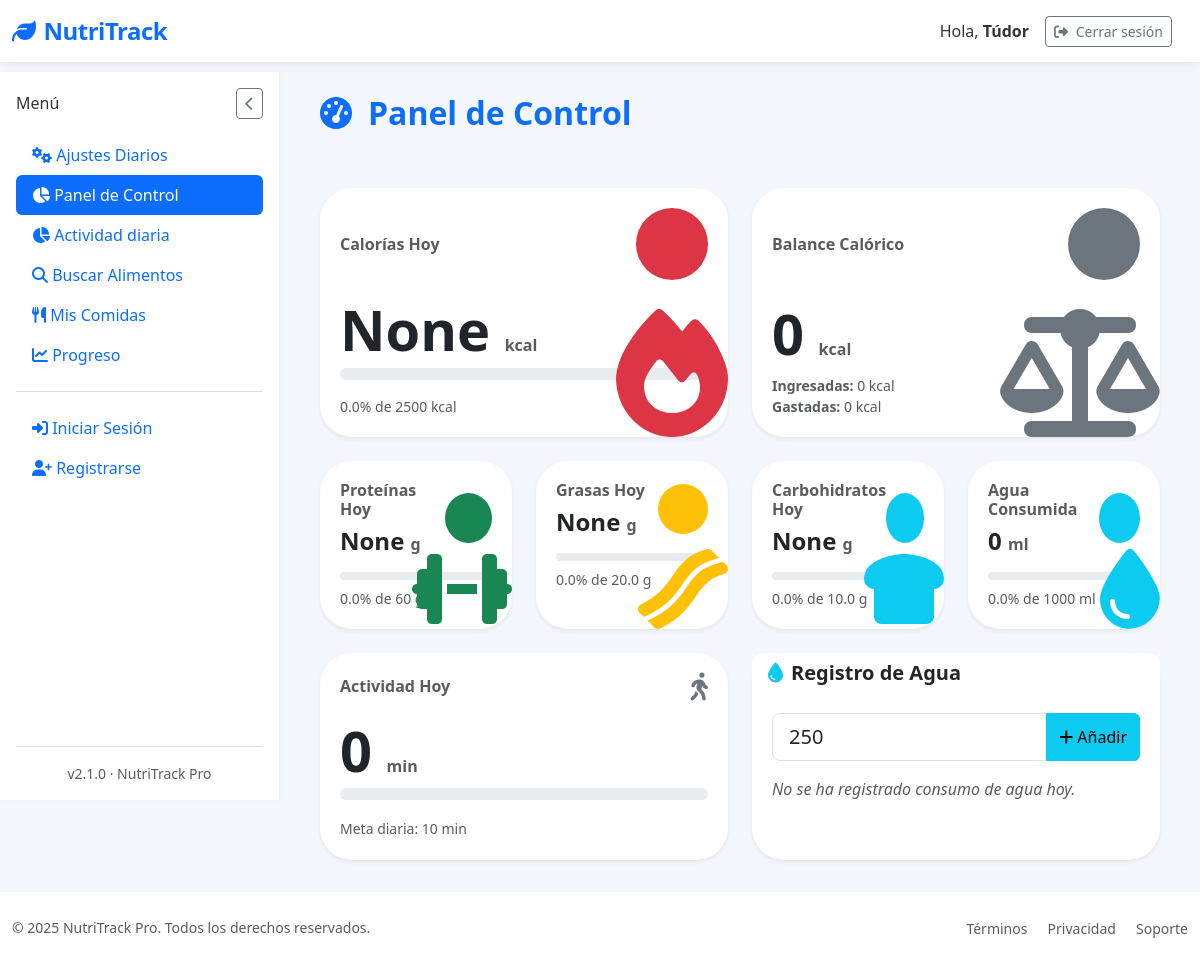
Screenshot of /dashboard (signed in) with the database file from the repository.
### tables this page shows
CREATE TABLE "loggin" (
	"id"	INTEGER,
	"username"	TEXT NOT NULL,
	"password"	TEXT,
	"email"	TEXT, google_id TEXT,
	PRIMARY KEY("id" AUTOINCREMENT)
);

CREATE TABLE "user_goals" (
	"user_id"	INTEGER,
	"daily_calories"	INTEGER DEFAULT 2000,
	"daily_proteins"	INTEGER DEFAULT 50,
	"daily_water"	INTEGER DEFAULT 2,
	"daily_activity"	INTEGER, calories_consumed REAL DEFAULT 0, proteins_consumed REAL DEFAULT 0, fats_consumed REAL DEFAULT 0, carbs_consumed REAL DEFAULT 0, created_at TEXT, updated_at TEXT, water_consumed REAL DEFAULT 0, daily_fats REAL DEFAULT 60, daily_carbs REAL DEFAULT 60,
	PRIMARY KEY("user_id"),
	FOREIGN KEY("user_id") REFERENCES "loggin"("id")
);

### app/controllers/DashboardController.py (the view)
@app.route('/dashboard')
@login_required
def dashboard():
    with get_db_cursor() as cur:
        cur.execute("SELECT * FROM user_goals WHERE user_id = ?", (current_user.id,))
        goals = cur.fetchone() or {
            'daily_calories': 2000,
            'daily_proteins': 50,
            'daily_water': 2,
            'daily_fats': 60,
            'daily_carbs': 250,
            'daily_activity': 30,
            'water_consumed': 0
        }
        if not isinstance(goals, dict):
            goals = dict(goals)
        cur.execute("""
            SELECT SUM(calories) as calories,
                   SUM(proteins) as proteins,
                   SUM(fats) as fats,
                   SUM(carbs) as carbs
            FROM food_entries
            WHERE user_id = ? AND date(date) = date('now')
        """, (current_user.id,))
        today_stats = cur.fetchone() or {'calories': 0, 'proteins': 0, 'fats': 0, 'carbs': 0}
        if not isinstance(today_stats, dict):
            today_stats = dict(today_stats)
        today_calories = today_stats.get('calories') or 0
        burned_calories = get_total_calories_burned_today(current_user.id)
        net_calories = today_calories - burned_calories
        today_proteins = today_stats.get('proteins') or 0
        today_fats = today_stats.get('fats') or 0
        today_carbs = today_stats.get('carbs') or 0
        cur.execute("""
            SELECT food_name, calories, proteins, fats, carbs, date
            FROM food_entries
            WHERE user_id = ?
            ORDER BY date DESC, created_at DESC
            LIMIT 5
        """, (current_user.id,))
        recent_foods = cur.fetchall()
    activity_minutes = get_total_activity_minutes_today(current_user.id)
    today_stats['activity'] = activity_minutes
    daily_activity = goals.get('daily_activity', 30) or 30
    activity_percentage = min(100, (activity_minutes / daily_activity) * 100) if daily_activity > 0 else 0
    daily_calories = goals.get('daily_calories', 2000) or 2000
    daily_proteins = goals.get('daily_proteins', 50) or 50
    daily_fats = goals.get('daily_fats', 60) or 60
    daily_carbs = goals.get('daily_carbs', 250) or 250
    daily_water_ml = (goals.get('daily_water', 2) or 2) * 1000 # Convertir litros a ml para el cálculo
    water_consumed_ml = goals.get('water_consumed', 0) or 0 # Obtener el agua consumida
    calories_percentage = min(100, (today_calories / daily_calories) * 100)
    proteins_percentage = min(100, (today_proteins / daily_proteins) * 100)
    fats_percentage = min(100, (today_fats / daily_fats) * 100)
    carbs_percentage = min(100, (today_carbs / daily_carbs) * 100)
    water_percentage = min(100, (water_consumed_ml / daily_water_ml) * 100) if daily_water_ml > 0 else 0
    return render_template('Dashboard/dashboard.html',
        goals=goals,
        today_stats=today_stats,
        recent_foods=recent_foods,
        calories_percentage=round(calories_percentage, 1),
        proteins_percentage=round(proteins_percentage, 1),
        fats_percentage=round(fats_percentage, 1),
        carbs_percentage=round(carbs_percentage, 1),
        water_percentage=round(water_percentage, 1),
        water_consumed_ml=water_consumed_ml,
        activity_minutes=activity_minutes,
        activity_percentage=round(activity_percentage, 1),
        net_calories=net_calories,
        burned_calories=burned_calories,
        calories_in=today_calories
    )

### app/templates/Dashboard/dashboard.html (shortened to what this page needs)
{% extends "base.html" %}
{% block section %}
<div class="d-flex justify-content-between align-items-center mb-5">
  <h1 class="fs-2 fw-bold text-primary">
    <i class="fas fa-tachometer-alt me-3"></i>Panel de Control
  </h1>
</div>
<div class="row g-4 mb-4">
  <div class="col-lg-6">
    <div class="card shadow-sm border-0 rounded-5 h-100 position-relative overflow-hidden">
      <div class="card-body d-flex flex-column justify-content-between">
        <div class="d-flex justify-content-between align-items-center mb-3">
          <h6 class="text-muted fw-semibold mb-0">Calorías Hoy</h6>
          <div class="icon-circle bg-danger bg-opacity-15 d-flex align-items-center justify-content-center rounded-circle" style="width:72px; height:72px; cursor:pointer;">
            <i class="fas fa-fire text-danger fs-3"></i>
          </div>
        </div>
        <h2 class="fw-bold display-4 mb-1">
          {{ today_stats.calories|default(0) }} <small class="text-muted fs-6">kcal</small>
        </h2>
        <div class="progress rounded-pill" style="height: 12px;">
        </div>
        <small class="text-muted d-block mt-3">
          {{ calories_percentage }}% de {{ goals.daily_calories|default(0) }} kcal
        </small>
      </div>
      <div class="position-absolute bottom-0 end-0 opacity-10" style="font-size: 8rem; line-height: 0.8; color: var(--bs-danger); user-select:none; pointer-events:none;">
      </div>
    </div>
  </div>
  <div class="col-lg-6">
    <div class="card shadow-sm border-0 rounded-5 h-100 position-relative overflow-hidden">
      <div class="card-body d-flex flex-column justify-content-between">
        <div class="d-flex justify-content-between align-items-center mb-3">
          <h6 class="text-muted fw-semibold mb-0">Balance Calórico</h6>
          <div class="icon-circle bg-secondary bg-opacity-15 d-flex align-items-center justify-content-center rounded-circle" style="width:72px; height:72px; cursor:pointer;">
            <i class="fas fa-balance-scale text-secondary fs-3"></i>
          </div>
        </div>
        {% set calories_in = net_calories + burned_calories %}
        {% set calories_out = burned_calories %}
        {% set calories_net = calories_in - calories_out %}
        <h2 class="fw-bold display-4 mb-1">
          {{ calories_net }} <small class="text-muted fs-6">kcal</small>
        </h2>
        <small class="text-muted">
          <div><strong>Ingresadas:</strong> {{ calories_in }} kcal</div>
          <div><strong>Gastadas:</strong> {{ calories_out }} kcal</div>
        </small>
      </div>
      <div class="position-absolute bottom-0 end-0 opacity-10" style="font-size: 8rem; line-height: 0.8; color: var(--bs-secondary); user-select:none; pointer-events:none;">
        <i class="fas fa-balance-scale"></i>
      </div>
    </div>
  </div>
</div>
<div class="row g-4 mb-4">
  {% for macro in macros %}
  <div class="col-6 col-md-3">
    <div class="card shadow-sm border-0 rounded-5 h-100 position-relative overflow-hidden">
      <div class="card-body">
        <div class="d-flex justify-content-between align-items-center mb-3">
          <div>
            <h6 class="text-muted fw-semibold mb-2">{{ macro.title }}</h6>
            <h4 class="fw-bold mb-0">
              {{ macro.value }} <small class="text-muted fs-6">{{ macro.unit }}</small>
            </h4>
          </div>
          <div class="icon-circle bg-{{ macro.color }} bg-opacity-15 d-flex align-items-center justify-content-center rounded-circle" style="width:50px; height:50px;">
            <i class="fas {{ macro.icon }} text-{{ macro.color }} fs-4"></i>
          </div>
        </div>
        <div class="progress rounded-pill" style="height: 8px;">
        </div>
        <small class="text-muted d-block mt-2">
          {{ macro.percentage }}% de {{ macro.goal }} {{ macro.unit }}
        </small>
      </div>
      <div class="position-absolute bottom-0 end-0 opacity-10" style="font-size: 5rem; line-height: 0.8; color: var(--bs-{{ macro.color }}); user-select:none; pointer-events:none;">
        <i class="fas {{ macro.icon }}"></i>
      </div>
    </div>
  </div>
  {% endfor %}
</div>
<div class="row g-4">
  <div class="col-md-6">
    <div class="card shadow-sm border-0 rounded-5 h-100">
      <div class="card-body">
        <div class="d-flex justify-content-between align-items-center mb-3">
          <h6 class="text-muted fw-semibold mb-0">Actividad Hoy</h6>
          <i class="fas fa-walking text-secondary fs-3"></i>
        </div>
        <h2 class="fw-bold display-4 mb-1">{{ today_stats.activity|default(0) }} <small class="text-muted fs-6">min</small></h2>
        <div class="progress rounded-pill mb-3" style="height: 12px;">
        </div>
        <small class="text-muted">Meta diaria: {{ goals.daily_activity|default(0) }} min</small>
      </div>
    </div>
  </div>
  <div class="col-md-6">
    <div class="card shadow-sm border-0 rounded-5 h-100">
      <div class="card-header bg-white border-0">
        <h5 class="fw-semibold mb-0"><i class="fas fa-tint me-2 text-info"></i>Registro de Agua</h5>
      </div>
      <div class="card-body">
        <form id="water-form" method="POST" action="{{ url_for('add_water_intake') }}">
          <div class="input-group mb-3">
            <input
              type="number"
              min="50"
              max="1000"
              step="50"
              name="water-quantity"
              class="form-control form-control-lg"
              placeholder="Cantidad (ml)"
              aria-label="Cantidad de agua en ml"
              required
              value="250"
            />
            <button class="btn btn-info" type="submit" aria-label="Añadir agua">
              <i class="fas fa-plus me-1"></i>Añadir
            </button>
          </div>
        </form>
        {% if water_logs %}
        <div class="table-responsive" style="max-height: 180px; overflow-y: auto;">
          <table class="table table-sm table-hover align-middle mb-0">
            <thead class="table-light sticky-top">
              <tr>
                <th scope="col">Hora</th>
                <th scope="col">Cantidad (ml)</th>
              </tr>
            </thead>
            <tbody>
              {% for log in water_logs %}
              <tr>
                <td>{{ log.timestamp.strftime('%H:%M') }}</td>
                <td>{{ log.quantity_ml }}</td>
              </tr>
              {% endfor %}
            </tbody>
          </table>
        </div>
        {% else %}
        <p class="text-muted fst-italic">No se ha registrado consumo de agua hoy.</p>
        {% endif %}
      </div>
    </div>
  </div>
</div>
{% endblock %}

### app/templates/base.html (shortened to what this page needs)
<!DOCTYPE html>
<html lang="es" data-bs-theme="light">
<head>
    <link href="https://cdn.jsdelivr.net/npm/bootstrap@5.3.2/dist/css/bootstrap.min.css" rel="stylesheet">
    <link rel="stylesheet" href="https://cdn.jsdelivr.net/npm/bootstrap-icons@1.11.1/font/bootstrap-icons.css">
    <link rel="stylesheet" href="https://cdnjs.cloudflare.com/ajax/libs/font-awesome/6.5.2/css/all.min.css" />
    <link href="https://cdn.jsdelivr.net/npm/sweetalert2@11/dist/sweetalert2.min.css" rel="stylesheet">
    <link rel="stylesheet" href="{{ url_for('static', filename='styles/Stylebase.css') }}">
</head>
<body>
    <nav class="navbar navbar-expand-lg navbar-light bg-white">
        <div class="container-fluid">
            <a class="navbar-brand text-primary" href="{{ url_for('logout') }}">
                <i class="fas fa-leaf me-2"></i>NutriTrack
            </a>
            <div class="d-flex align-items-center ms-auto">
                <span class="me-3 d-none d-md-inline">Hola, <strong>{{ current_user.username }}</strong></span>
                <a href="{{ url_for('logout') }}"
                   class="btn btn-outline-secondary btn-sm me-3"
                   onclick="return confirmLogout(event)">
                    <i class="fas fa-sign-out-alt me-1"></i> Cerrar sesión
                </a>
            </div>
        </div>
    </nav>
    <div class="container-fluid flex-grow-1">
        <div class="row h-100 g-0">
            <nav class="sidebar d-flex flex-column p-3" id="sidebar">
                <div class="d-flex justify-content-between align-items-center mb-3">
                    <h6 class="sidebar-title mb-0">Menú</h6>
                    <button id="closeSidebarBtn" class="btn btn-sm btn-outline-secondary d-lg-block">
                        <i class="fas fa-chevron-left"></i>
                    </button>
                </div>
                <ul class="nav nav-pills flex-column mb-auto">
                    <li>
                        <a href="{{ url_for('settings') }}" class="nav-link {% if request.path == url_for('settings') %}active{% endif %}">
                            <i class="fas fa-cogs"></i> Ajustes Diarios
                        </a>
                    </li>
                    <li class="nav-item">
                        <a href="{{ url_for('dashboard') }}" class="nav-link {% if request.path == url_for('dashboard') %}active{% endif %}">
                            <i class="fas fa-chart-pie"></i> Panel de Control
                        </a>
                    </li>
                    <li class="nav-item">
                        <a href="{{ url_for('activity') }}" class="nav-link {% if request.path == url_for('activity') %}active{% endif %}">
                            <i class="fas fa-chart-pie"></i> Actividad diaria
                        </a>
                    </li>
                    <li>
                        <a href="{{ url_for('search_food') }}" class="nav-link {% if request.path == url_for('search_food') %}active{% endif %}">
                            <i class="fas fa-search"></i> Buscar Alimentos
                        </a>
                    </li>
                    <li>
                        <a href="{{ url_for('mis_comidas') }}" class="nav-link {% if request.path == url_for('mis_comidas') %}active{% endif %}">
                            <i class="fas fa-utensils"></i> Mis Comidas
                        </a>
                    </li>
                    <li>
                        <a href="{{ url_for('progreso') }}" class="nav-link {% if request.path == url_for('progreso') %}active{% endif %}">
                            <i class="fas fa-chart-line"></i> Progreso
                        </a>
                    </li>
                    <li class="pt-3 mt-3 border-top">
                        {% if session.username %}
                        <a href="{{ url_for('logout') }}" class="nav-link">
                            <i class="fas fa-sign-out-alt"></i> Cerrar Sesión
                        </a>
                        {% else %}
                        <a href="{{ url_for('login') }}" class="nav-link">
                            <i class="fas fa-sign-in-alt"></i> Iniciar Sesión
                        </a>
                        <a href="{{ url_for('register') }}" class="nav-link">
                            <i class="fas fa-user-plus"></i> Registrarse
                        </a>
                        {% endif %}
                    </li>
                </ul>
                <div class="mt-auto pt-3 border-top">
                    <div class="text-center small text-muted">
                        v2.1.0 · NutriTrack Pro
                    </div>
                </div>
            </nav>
            <main class="main-content" id="mainContent">
                {% block section %}{% endblock %}
            </main>
        </div>
    </div>
    <footer class="bg-white py-4 mt-auto">
        <div class="container-fluid">
            <div class="row align-items-center">
                <div class="col-md-6 text-center text-md-start">
                    <p class="mb-0 small text-muted">&copy; 2025 NutriTrack Pro. Todos los derechos reservados.</p>
                </div>
                <div class="col-md-6 text-center text-md-end">
                    <a href="#" class="text-decoration-none small text-muted me-3">Términos</a>
                    <a href="#" class="text-decoration-none small text-muted me-3">Privacidad</a>
                    <a href="#" class="text-decoration-none small text-muted">Soporte</a>
                </div>
            </div>
        </div>
    </footer>
</body>
</html>

### rows the page displays
loggin: username "Túdor"
user_goals: daily_calories "2500", daily_water 1 (drawn), title "Grasas Hoy", value "None", unit "g", percentage "0.0", goal "20.0", title "Carbohidratos Hoy", goal "10.0", daily_activity "10"

### other values shown
{{ today_stats.calories|default(0) }} "None"
{{ calories_percentage }} "0.0"
{{ calories_net }} "0"
{{ calories_in }} "0"
{{ calories_out }} "0"
{{ macro.title }} "Proteínas Hoy" "Agua Consumida"
{{ macro.value }} "None" "0"
{{ macro.unit }} "g" "ml"
{{ macro.percentage }} "0.0" "0.0"
{{ macro.goal }} "60" "1000"
{{ today_stats.activity|default(0) }} "0"
